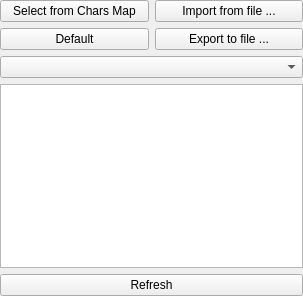
<?xml version="1.0" encoding="UTF-8"?>
<ui version="4.0">
 <class>CharactersFrame</class>
 <widget class="QWidget" name="CharactersFrame">
  <property name="geometry">
   <rect>
    <x>0</x>
    <y>0</y>
    <width>303</width>
    <height>296</height>
   </rect>
  </property>
  <property name="sizePolicy">
   <sizepolicy hsizetype="Minimum" vsizetype="Minimum">
    <horstretch>0</horstretch>
    <verstretch>0</verstretch>
   </sizepolicy>
  </property>
  <property name="windowTitle">
   <string>Frame</string>
  </property>
  <property name="locale">
   <locale language="English" country="UnitedStates"/>
  </property>
  <layout class="QVBoxLayout" name="verticalLayout">
   <property name="sizeConstraint">
    <enum>QLayout::SetMinimumSize</enum>
   </property>
   <property name="leftMargin">
    <number>0</number>
   </property>
   <property name="topMargin">
    <number>0</number>
   </property>
   <property name="rightMargin">
    <number>0</number>
   </property>
   <property name="bottomMargin">
    <number>0</number>
   </property>
   <item>
    <layout class="QGridLayout" name="gridLayout">
     <item row="0" column="1">
      <widget class="QPushButton" name="pushButtonImport">
       <property name="text">
        <string>Import from file ...</string>
       </property>
      </widget>
     </item>
     <item row="1" column="1">
      <widget class="QPushButton" name="pushButtonExport">
       <property name="text">
        <string>Export to file ...</string>
       </property>
      </widget>
     </item>
     <item row="0" column="0">
      <widget class="QPushButton" name="pushButton_SelectFromCharsMap">
       <property name="enabled">
        <bool>true</bool>
       </property>
       <property name="text">
        <string>Select from Chars Map</string>
       </property>
      </widget>
     </item>
     <item row="1" column="0">
      <widget class="QPushButton" name="pushButtonDefault">
       <property name="text">
        <string>Default</string>
       </property>
      </widget>
     </item>
    </layout>
   </item>
   <item>
    <widget class="QComboBox" name="comboBox_TextEncoding"/>
   </item>
   <item>
    <widget class="QPlainTextEdit" name="plainTextEdit">
     <property name="plainText">
      <string/>
     </property>
    </widget>
   </item>
   <item>
    <widget class="QPushButton" name="pushButtonRefresh">
     <property name="text">
      <string>Refresh</string>
     </property>
    </widget>
   </item>
  </layout>
 </widget>
 <resources/>
 <connections/>
</ui>
